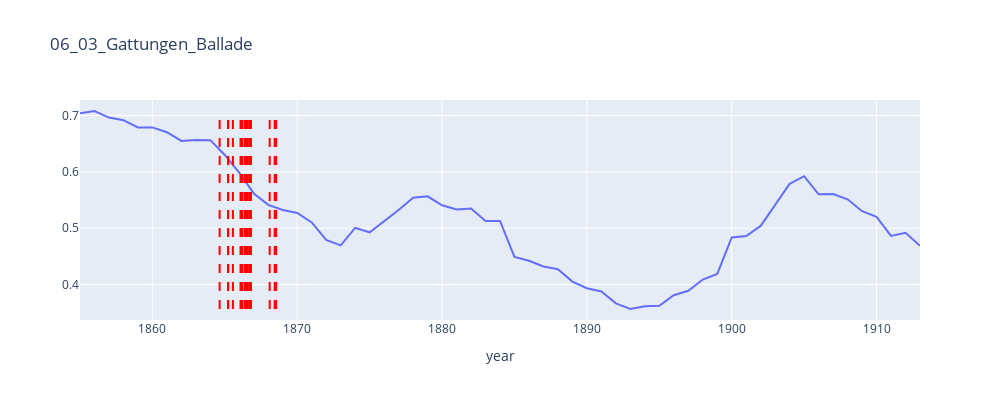
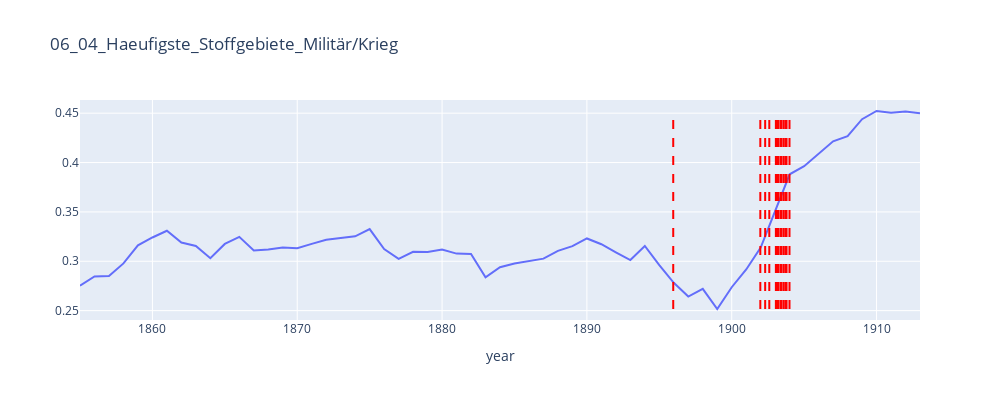
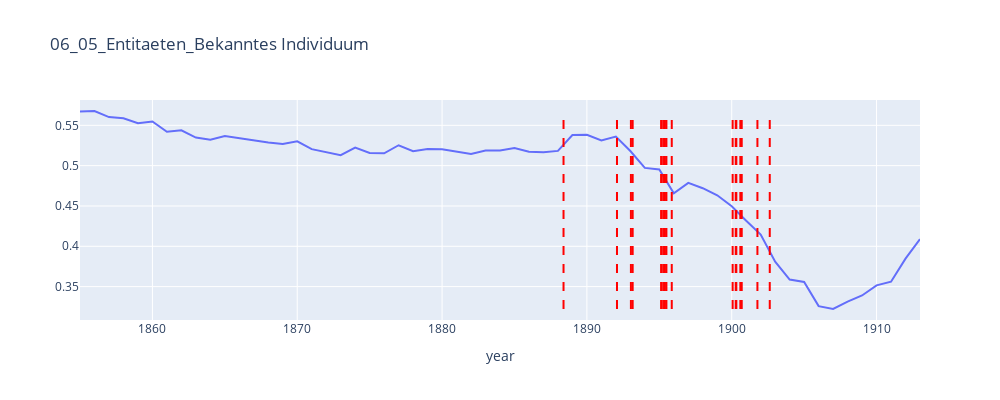
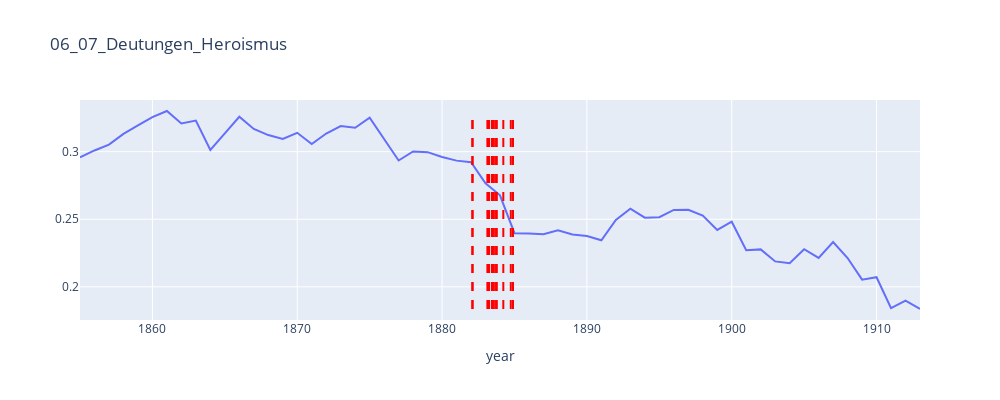

Source (notebook cell) for these figures, in order:
### Code cell
for example in examples:
    ts = ts_results[example]
    
    fig = px.line(
        ts,
        title=example,
        labels={'value': ''},
    )
    
    for algorithm_costfunction in results['algorithm_costfunction'].unique():
        changepoints = results.query("category == @example and algorithm_costfunction == @algorithm_costfunction")['changepoint'].tolist()
        changepoints = [x + np.random.rand() for x in changepoints]
        
        for year in changepoints:
            fig.add_trace(
                go.Scatter(
                    x=[year, year],
                    y=[ts.values.min(), ts.values.max()],
                    mode="lines",
                    line=dict(color = 'red', dash = "dash", width=2),
                    hoverinfo="text",
                    hovertext=f"{algorithm_costfunction}",
                    showlegend = False
                )
            )

    fig.update_layout(width=1000, height=400,showlegend=False)
    fig.show()

### Figure 1 — Plotly figure (JSON) as saved in the notebook; plotly's stock layout.template omitted (floating-point values rounded to 4 significant figures)
{"data": [{"hovertemplate": "variable=06_03_Gattungen_Ballade<br>year=%{x}<br>=%{y}<extra></extra>", "legendgroup": "06_03_Gattungen_Ballade", "line": {"color": "#636efa", "dash": "solid"}, "marker": {"symbol": "circle"}, "mode": "lines", "name": "06_03_Gattungen_Ballade", "orientation": "v", "showlegend": true, "type": "scatter", "x": [1855, 1856, 1857, 1858, 1859, 1860, 1861, 1862, 1863, 1864, 1865, 1866, 1867, 1868, 1869, 1870, 1871, 1872, 1873, 1874, 1875, 1876, 1877, 1878, 1879, 1880, 1881, 1882, 1883, 1884, 1885, 1886, 1887, 1888, 1889, 1890, 1891, 1892, 1893, 1894, 1895, 1896, 1897, 1898, 1899, 1900, 1901, 1902, 1903, 1904, 1905, 1906, 1907, 1908, 1909, 1910, 1911, 1912, 1913], "xaxis": "x", "y": [0.704, 0.7078, 0.6961, 0.6916, 0.6786, 0.6787, 0.6702, 0.6547, 0.6564, 0.6561, 0.6299, 0.5983, 0.5617, 0.5414, 0.5322, 0.527, 0.5102, 0.4792, 0.4696, 0.5006, 0.4927, 0.512, 0.5324, 0.554, 0.5566, 0.5407, 0.5332, 0.5351, 0.5129, 0.513, 0.4491, 0.4424, 0.4321, 0.4272, 0.4053, 0.3936, 0.3878, 0.3669, 0.3568, 0.3616, 0.3627, 0.3811, 0.3891, 0.409, 0.419, 0.4836, 0.486, 0.504, 0.5406, 0.5788, 0.5922, 0.5601, 0.5606, 0.5512, 0.5302, 0.5203, 0.4864, 0.492, 0.4689], "yaxis": "y"}, {"hoverinfo": "text", "hovertext": "dynp_l2", "line": {"color": "red", "dash": "dash", "width": 2}, "mode": "lines", "showlegend": false, "type": "scatter", "x": [1866.0, 1866.0], "y": [0.3568, 0.7078]}, {"hoverinfo": "text", "hovertext": "binseg_l2", "line": {"color": "red", "dash": "dash", "width": 2}, "mode": "lines", "showlegend": false, "type": "scatter", "x": [1866.0, 1866.0], "y": [0.3568, 0.7078]}, {"hoverinfo": "text", "hovertext": "bottom_up_l2", "line": {"color": "red", "dash": "dash", "width": 2}, "mode": "lines", "showlegend": false, "type": "scatter", "x": [1866.0, 1866.0], "y": [0.3568, 0.7078]}, {"hoverinfo": "text", "hovertext": "dynp_rbf", "line": {"color": "red", "dash": "dash", "width": 2}, "mode": "lines", "showlegend": false, "type": "scatter", "x": [1866.0, 1866.0], "y": [0.3568, 0.7078]}, {"hoverinfo": "text", "hovertext": "kernel_rbf", "line": {"color": "red", "dash": "dash", "width": 2}, "mode": "lines", "showlegend": false, "type": "scatter", "x": [1867.0, 1867.0], "y": [0.3568, 0.7078]}, {"hoverinfo": "text", "hovertext": "binseg_rbf", "line": {"color": "red", "dash": "dash", "width": 2}, "mode": "lines", "showlegend": false, "type": "scatter", "x": [1866.0, 1866.0], "y": [0.3568, 0.7078]}, {"hoverinfo": "text", "hovertext": "bottom_up_rbf", "line": {"color": "red", "dash": "dash", "width": 2}, "mode": "lines", "showlegend": false, "type": "scatter", "x": [1865.0, 1865.0], "y": [0.3568, 0.7078]}, {"hoverinfo": "text", "hovertext": "dynp_rank", "line": {"color": "red", "dash": "dash", "width": 2}, "mode": "lines", "showlegend": false, "type": "scatter", "x": [1868.0, 1868.0], "y": [0.3568, 0.7078]}, {"hoverinfo": "text", "hovertext": "binseg_rank", "line": {"color": "red", "dash": "dash", "width": 2}, "mode": "lines", "showlegend": false, "type": "scatter", "x": [1868.0, 1868.0], "y": [0.3568, 0.7078]}, {"hoverinfo": "text", "hovertext": "bottom_up_rank", "line": {"color": "red", "dash": "dash", "width": 2}, "mode": "lines", "showlegend": false, "type": "scatter", "x": [1869.0, 1869.0], "y": [0.3568, 0.7078]}, {"hoverinfo": "text", "hovertext": "dynp_normal", "line": {"color": "red", "dash": "dash", "width": 2}, "mode": "lines", "showlegend": false, "type": "scatter", "x": [1865.0, 1865.0], "y": [0.3568, 0.7078]}, {"hoverinfo": "text", "hovertext": "binseg_normal", "line": {"color": "red", "dash": "dash", "width": 2}, "mode": "lines", "showlegend": false, "type": "scatter", "x": [1866.0, 1866.0], "y": [0.3568, 0.7078]}, {"hoverinfo": "text", "hovertext": "bottom_up_normal", "line": {"color": "red", "dash": "dash", "width": 2}, "mode": "lines", "showlegend": false, "type": "scatter", "x": [1865.0, 1865.0], "y": [0.3568, 0.7078]}, {"hoverinfo": "text", "hovertext": "kernel_linear", "line": {"color": "red", "dash": "dash", "width": 2}, "mode": "lines", "showlegend": false, "type": "scatter", "x": [1867.0, 1867.0], "y": [0.3568, 0.7078]}, {"hoverinfo": "text", "hovertext": "dynp_l1", "line": {"color": "red", "dash": "dash", "width": 2}, "mode": "lines", "showlegend": false, "type": "scatter", "x": [1866.0, 1866.0], "y": [0.3568, 0.7078]}, {"hoverinfo": "text", "hovertext": "binseg_l1", "line": {"color": "red", "dash": "dash", "width": 2}, "mode": "lines", "showlegend": false, "type": "scatter", "x": [1867.0, 1867.0], "y": [0.3568, 0.7078]}, {"hoverinfo": "text", "hovertext": "bottom_up_l1", "line": {"color": "red", "dash": "dash", "width": 2}, "mode": "lines", "showlegend": false, "type": "scatter", "x": [1866.0, 1866.0], "y": [0.3568, 0.7078]}], "layout": {"height": 400, "legend": {"title": {"text": "variable"}, "tracegroupgap": 0}, "showlegend": false, "title": {"text": "06_03_Gattungen_Ballade"}, "width": 1000, "xaxis": {"anchor": "y", "domain": [0, 1], "title": {"text": "year"}}, "yaxis": {"anchor": "x", "domain": [0, 1], "title": {"text": ""}}}}

### Figure 2 — Plotly figure (JSON) as saved in the notebook; plotly's stock layout.template omitted (floating-point values rounded to 4 significant figures)
{"data": [{"hovertemplate": "variable=06_04_Haeufigste_Stoffgebiete_Militär/Krieg<br>year=%{x}<br>=%{y}<extra></extra>", "legendgroup": "06_04_Haeufigste_Stoffgebiete_Militär/Krieg", "line": {"color": "#636efa", "dash": "solid"}, "marker": {"symbol": "circle"}, "mode": "lines", "name": "06_04_Haeufigste_Stoffgebiete_Militär/Krieg", "orientation": "v", "showlegend": true, "type": "scatter", "x": [1855, 1856, 1857, 1858, 1859, 1860, 1861, 1862, 1863, 1864, 1865, 1866, 1867, 1868, 1869, 1870, 1871, 1872, 1873, 1874, 1875, 1876, 1877, 1878, 1879, 1880, 1881, 1882, 1883, 1884, 1885, 1886, 1887, 1888, 1889, 1890, 1891, 1892, 1893, 1894, 1895, 1896, 1897, 1898, 1899, 1900, 1901, 1902, 1903, 1904, 1905, 1906, 1907, 1908, 1909, 1910, 1911, 1912, 1913], "xaxis": "x", "y": [0.2753, 0.2847, 0.285, 0.2978, 0.3161, 0.3241, 0.3309, 0.3189, 0.3155, 0.3031, 0.3176, 0.3247, 0.3108, 0.3119, 0.3138, 0.3132, 0.3176, 0.3217, 0.3236, 0.3253, 0.3326, 0.3123, 0.3025, 0.3096, 0.3094, 0.3119, 0.3078, 0.3073, 0.2838, 0.294, 0.2978, 0.3002, 0.3027, 0.3106, 0.3154, 0.3231, 0.3173, 0.3091, 0.3012, 0.3155, 0.2962, 0.2782, 0.2643, 0.272, 0.2517, 0.2737, 0.2917, 0.3138, 0.3505, 0.3881, 0.3963, 0.4089, 0.4215, 0.4268, 0.4439, 0.4522, 0.4504, 0.4516, 0.45], "yaxis": "y"}, {"hoverinfo": "text", "hovertext": "dynp_l2", "line": {"color": "red", "dash": "dash", "width": 2}, "mode": "lines", "showlegend": false, "type": "scatter", "x": [1904.0, 1904.0], "y": [0.2517, 0.4522]}, {"hoverinfo": "text", "hovertext": "binseg_l2", "line": {"color": "red", "dash": "dash", "width": 2}, "mode": "lines", "showlegend": false, "type": "scatter", "x": [1903.0, 1903.0], "y": [0.2517, 0.4522]}, {"hoverinfo": "text", "hovertext": "bottom_up_l2", "line": {"color": "red", "dash": "dash", "width": 2}, "mode": "lines", "showlegend": false, "type": "scatter", "x": [1904.0, 1904.0], "y": [0.2517, 0.4522]}, {"hoverinfo": "text", "hovertext": "dynp_rbf", "line": {"color": "red", "dash": "dash", "width": 2}, "mode": "lines", "showlegend": false, "type": "scatter", "x": [1903.0, 1903.0], "y": [0.2517, 0.4522]}, {"hoverinfo": "text", "hovertext": "kernel_rbf", "line": {"color": "red", "dash": "dash", "width": 2}, "mode": "lines", "showlegend": false, "type": "scatter", "x": [1903.0, 1903.0], "y": [0.2517, 0.4522]}, {"hoverinfo": "text", "hovertext": "binseg_rbf", "line": {"color": "red", "dash": "dash", "width": 2}, "mode": "lines", "showlegend": false, "type": "scatter", "x": [1904.0, 1904.0], "y": [0.2517, 0.4522]}, {"hoverinfo": "text", "hovertext": "bottom_up_rbf", "line": {"color": "red", "dash": "dash", "width": 2}, "mode": "lines", "showlegend": false, "type": "scatter", "x": [1896.0, 1896.0], "y": [0.2517, 0.4522]}, {"hoverinfo": "text", "hovertext": "dynp_rank", "line": {"color": "red", "dash": "dash", "width": 2}, "mode": "lines", "showlegend": false, "type": "scatter", "x": [1903.0, 1903.0], "y": [0.2517, 0.4522]}, {"hoverinfo": "text", "hovertext": "binseg_rank", "line": {"color": "red", "dash": "dash", "width": 2}, "mode": "lines", "showlegend": false, "type": "scatter", "x": [1902.0, 1902.0], "y": [0.2517, 0.4522]}, {"hoverinfo": "text", "hovertext": "bottom_up_rank", "line": {"color": "red", "dash": "dash", "width": 2}, "mode": "lines", "showlegend": false, "type": "scatter", "x": [1902.0, 1902.0], "y": [0.2517, 0.4522]}, {"hoverinfo": "text", "hovertext": "dynp_normal", "line": {"color": "red", "dash": "dash", "width": 2}, "mode": "lines", "showlegend": false, "type": "scatter", "x": [1904.0, 1904.0], "y": [0.2517, 0.4522]}, {"hoverinfo": "text", "hovertext": "binseg_normal", "line": {"color": "red", "dash": "dash", "width": 2}, "mode": "lines", "showlegend": false, "type": "scatter", "x": [1904.0, 1904.0], "y": [0.2517, 0.4522]}, {"hoverinfo": "text", "hovertext": "bottom_up_normal", "line": {"color": "red", "dash": "dash", "width": 2}, "mode": "lines", "showlegend": false, "type": "scatter", "x": [1904.0, 1904.0], "y": [0.2517, 0.4522]}, {"hoverinfo": "text", "hovertext": "kernel_linear", "line": {"color": "red", "dash": "dash", "width": 2}, "mode": "lines", "showlegend": false, "type": "scatter", "x": [1903.0, 1903.0], "y": [0.2517, 0.4522]}, {"hoverinfo": "text", "hovertext": "dynp_l1", "line": {"color": "red", "dash": "dash", "width": 2}, "mode": "lines", "showlegend": false, "type": "scatter", "x": [1903.0, 1903.0], "y": [0.2517, 0.4522]}, {"hoverinfo": "text", "hovertext": "binseg_l1", "line": {"color": "red", "dash": "dash", "width": 2}, "mode": "lines", "showlegend": false, "type": "scatter", "x": [1903.0, 1903.0], "y": [0.2517, 0.4522]}, {"hoverinfo": "text", "hovertext": "bottom_up_l1", "line": {"color": "red", "dash": "dash", "width": 2}, "mode": "lines", "showlegend": false, "type": "scatter", "x": [1903.0, 1903.0], "y": [0.2517, 0.4522]}], "layout": {"height": 400, "legend": {"title": {"text": "variable"}, "tracegroupgap": 0}, "showlegend": false, "title": {"text": "06_04_Haeufigste_Stoffgebiete_Militär/Krieg"}, "width": 1000, "xaxis": {"anchor": "y", "domain": [0, 1], "title": {"text": "year"}}, "yaxis": {"anchor": "x", "domain": [0, 1], "title": {"text": ""}}}}

### Figure 3 — Plotly figure (JSON) as saved in the notebook; plotly's stock layout.template omitted (floating-point values rounded to 4 significant figures)
{"data": [{"hovertemplate": "variable=06_05_Entitaeten_Bekanntes Individuum<br>year=%{x}<br>=%{y}<extra></extra>", "legendgroup": "06_05_Entitaeten_Bekanntes Individuum", "line": {"color": "#636efa", "dash": "solid"}, "marker": {"symbol": "circle"}, "mode": "lines", "name": "06_05_Entitaeten_Bekanntes Individuum", "orientation": "v", "showlegend": true, "type": "scatter", "x": [1855, 1856, 1857, 1858, 1859, 1860, 1861, 1862, 1863, 1864, 1865, 1866, 1867, 1868, 1869, 1870, 1871, 1872, 1873, 1874, 1875, 1876, 1877, 1878, 1879, 1880, 1881, 1882, 1883, 1884, 1885, 1886, 1887, 1888, 1889, 1890, 1891, 1892, 1893, 1894, 1895, 1896, 1897, 1898, 1899, 1900, 1901, 1902, 1903, 1904, 1905, 1906, 1907, 1908, 1909, 1910, 1911, 1912, 1913], "xaxis": "x", "y": [0.5673, 0.5678, 0.5602, 0.5588, 0.5526, 0.5547, 0.5419, 0.5437, 0.5349, 0.5322, 0.5367, 0.5338, 0.5317, 0.5287, 0.527, 0.5301, 0.5205, 0.517, 0.5129, 0.5224, 0.5158, 0.5153, 0.5253, 0.5178, 0.5205, 0.5204, 0.517, 0.5143, 0.5188, 0.5188, 0.5219, 0.5173, 0.5167, 0.5183, 0.538, 0.5382, 0.5312, 0.536, 0.5181, 0.4972, 0.4952, 0.4657, 0.4786, 0.472, 0.4632, 0.4497, 0.4317, 0.4145, 0.381, 0.3588, 0.3558, 0.3258, 0.3222, 0.3313, 0.339, 0.3515, 0.3561, 0.3847, 0.4088], "yaxis": "y"}, {"hoverinfo": "text", "hovertext": "dynp_l2", "line": {"color": "red", "dash": "dash", "width": 2}, "mode": "lines", "showlegend": false, "type": "scatter", "x": [1900.0, 1900.0], "y": [0.3222, 0.5678]}, {"hoverinfo": "text", "hovertext": "binseg_l2", "line": {"color": "red", "dash": "dash", "width": 2}, "mode": "lines", "showlegend": false, "type": "scatter", "x": [1900.0, 1900.0], "y": [0.3222, 0.5678]}, {"hoverinfo": "text", "hovertext": "bottom_up_l2", "line": {"color": "red", "dash": "dash", "width": 2}, "mode": "lines", "showlegend": false, "type": "scatter", "x": [1903.0, 1903.0], "y": [0.3222, 0.5678]}, {"hoverinfo": "text", "hovertext": "dynp_rbf", "line": {"color": "red", "dash": "dash", "width": 2}, "mode": "lines", "showlegend": false, "type": "scatter", "x": [1895.0, 1895.0], "y": [0.3222, 0.5678]}, {"hoverinfo": "text", "hovertext": "kernel_rbf", "line": {"color": "red", "dash": "dash", "width": 2}, "mode": "lines", "showlegend": false, "type": "scatter", "x": [1895.0, 1895.0], "y": [0.3222, 0.5678]}, {"hoverinfo": "text", "hovertext": "binseg_rbf", "line": {"color": "red", "dash": "dash", "width": 2}, "mode": "lines", "showlegend": false, "type": "scatter", "x": [1895.0, 1895.0], "y": [0.3222, 0.5678]}, {"hoverinfo": "text", "hovertext": "bottom_up_rbf", "line": {"color": "red", "dash": "dash", "width": 2}, "mode": "lines", "showlegend": false, "type": "scatter", "x": [1896.0, 1896.0], "y": [0.3222, 0.5678]}, {"hoverinfo": "text", "hovertext": "dynp_rank", "line": {"color": "red", "dash": "dash", "width": 2}, "mode": "lines", "showlegend": false, "type": "scatter", "x": [1893.0, 1893.0], "y": [0.3222, 0.5678]}, {"hoverinfo": "text", "hovertext": "binseg_rank", "line": {"color": "red", "dash": "dash", "width": 2}, "mode": "lines", "showlegend": false, "type": "scatter", "x": [1893.0, 1893.0], "y": [0.3222, 0.5678]}, {"hoverinfo": "text", "hovertext": "bottom_up_rank", "line": {"color": "red", "dash": "dash", "width": 2}, "mode": "lines", "showlegend": false, "type": "scatter", "x": [1892.0, 1892.0], "y": [0.3222, 0.5678]}, {"hoverinfo": "text", "hovertext": "dynp_normal", "line": {"color": "red", "dash": "dash", "width": 2}, "mode": "lines", "showlegend": false, "type": "scatter", "x": [1895.0, 1895.0], "y": [0.3222, 0.5678]}, {"hoverinfo": "text", "hovertext": "binseg_normal", "line": {"color": "red", "dash": "dash", "width": 2}, "mode": "lines", "showlegend": false, "type": "scatter", "x": [1895.0, 1895.0], "y": [0.3222, 0.5678]}, {"hoverinfo": "text", "hovertext": "bottom_up_normal", "line": {"color": "red", "dash": "dash", "width": 2}, "mode": "lines", "showlegend": false, "type": "scatter", "x": [1888.0, 1888.0], "y": [0.3222, 0.5678]}, {"hoverinfo": "text", "hovertext": "kernel_linear", "line": {"color": "red", "dash": "dash", "width": 2}, "mode": "lines", "showlegend": false, "type": "scatter", "x": [1901.0, 1901.0], "y": [0.3222, 0.5678]}, {"hoverinfo": "text", "hovertext": "dynp_l1", "line": {"color": "red", "dash": "dash", "width": 2}, "mode": "lines", "showlegend": false, "type": "scatter", "x": [1900.0, 1900.0], "y": [0.3222, 0.5678]}, {"hoverinfo": "text", "hovertext": "binseg_l1", "line": {"color": "red", "dash": "dash", "width": 2}, "mode": "lines", "showlegend": false, "type": "scatter", "x": [1901.0, 1901.0], "y": [0.3222, 0.5678]}, {"hoverinfo": "text", "hovertext": "bottom_up_l1", "line": {"color": "red", "dash": "dash", "width": 2}, "mode": "lines", "showlegend": false, "type": "scatter", "x": [1902.0, 1902.0], "y": [0.3222, 0.5678]}], "layout": {"height": 400, "legend": {"title": {"text": "variable"}, "tracegroupgap": 0}, "showlegend": false, "title": {"text": "06_05_Entitaeten_Bekanntes Individuum"}, "width": 1000, "xaxis": {"anchor": "y", "domain": [0, 1], "title": {"text": "year"}}, "yaxis": {"anchor": "x", "domain": [0, 1], "title": {"text": ""}}}}

### Figure 4 — Plotly figure (JSON) as saved in the notebook; plotly's stock layout.template omitted (floating-point values rounded to 4 significant figures)
{"data": [{"hovertemplate": "variable=06_07_Deutungen_Heroismus<br>year=%{x}<br>=%{y}<extra></extra>", "legendgroup": "06_07_Deutungen_Heroismus", "line": {"color": "#636efa", "dash": "solid"}, "marker": {"symbol": "circle"}, "mode": "lines", "name": "06_07_Deutungen_Heroismus", "orientation": "v", "showlegend": true, "type": "scatter", "x": [1855, 1856, 1857, 1858, 1859, 1860, 1861, 1862, 1863, 1864, 1865, 1866, 1867, 1868, 1869, 1870, 1871, 1872, 1873, 1874, 1875, 1876, 1877, 1878, 1879, 1880, 1881, 1882, 1883, 1884, 1885, 1886, 1887, 1888, 1889, 1890, 1891, 1892, 1893, 1894, 1895, 1896, 1897, 1898, 1899, 1900, 1901, 1902, 1903, 1904, 1905, 1906, 1907, 1908, 1909, 1910, 1911, 1912, 1913], "xaxis": "x", "y": [0.2958, 0.3009, 0.3052, 0.3132, 0.3194, 0.3256, 0.3301, 0.3209, 0.323, 0.3012, 0.3136, 0.3258, 0.3168, 0.3123, 0.3095, 0.314, 0.3057, 0.3135, 0.3189, 0.3177, 0.3251, 0.3091, 0.2935, 0.3002, 0.2997, 0.2961, 0.2934, 0.2922, 0.2766, 0.2677, 0.2397, 0.2394, 0.2389, 0.2419, 0.2388, 0.2376, 0.2345, 0.2495, 0.2578, 0.2511, 0.2515, 0.2569, 0.257, 0.2528, 0.2421, 0.2482, 0.2271, 0.2277, 0.2188, 0.2175, 0.2278, 0.2214, 0.2331, 0.2213, 0.2053, 0.2071, 0.1842, 0.1898, 0.1836], "yaxis": "y"}, {"hoverinfo": "text", "hovertext": "dynp_l2", "line": {"color": "red", "dash": "dash", "width": 2}, "mode": "lines", "showlegend": false, "type": "scatter", "x": [1884.0, 1884.0], "y": [0.1836, 0.3301]}, {"hoverinfo": "text", "hovertext": "binseg_l2", "line": {"color": "red", "dash": "dash", "width": 2}, "mode": "lines", "showlegend": false, "type": "scatter", "x": [1883.0, 1883.0], "y": [0.1836, 0.3301]}, {"hoverinfo": "text", "hovertext": "bottom_up_l2", "line": {"color": "red", "dash": "dash", "width": 2}, "mode": "lines", "showlegend": false, "type": "scatter", "x": [1884.0, 1884.0], "y": [0.1836, 0.3301]}, {"hoverinfo": "text", "hovertext": "dynp_rbf", "line": {"color": "red", "dash": "dash", "width": 2}, "mode": "lines", "showlegend": false, "type": "scatter", "x": [1883.0, 1883.0], "y": [0.1836, 0.3301]}, {"hoverinfo": "text", "hovertext": "kernel_rbf", "line": {"color": "red", "dash": "dash", "width": 2}, "mode": "lines", "showlegend": false, "type": "scatter", "x": [1884.0, 1884.0], "y": [0.1836, 0.3301]}, {"hoverinfo": "text", "hovertext": "binseg_rbf", "line": {"color": "red", "dash": "dash", "width": 2}, "mode": "lines", "showlegend": false, "type": "scatter", "x": [1884.0, 1884.0], "y": [0.1836, 0.3301]}, {"hoverinfo": "text", "hovertext": "bottom_up_rbf", "line": {"color": "red", "dash": "dash", "width": 2}, "mode": "lines", "showlegend": false, "type": "scatter", "x": [1885.0, 1885.0], "y": [0.1836, 0.3301]}, {"hoverinfo": "text", "hovertext": "dynp_rank", "line": {"color": "red", "dash": "dash", "width": 2}, "mode": "lines", "showlegend": false, "type": "scatter", "x": [1883.0, 1883.0], "y": [0.1836, 0.3301]}, {"hoverinfo": "text", "hovertext": "binseg_rank", "line": {"color": "red", "dash": "dash", "width": 2}, "mode": "lines", "showlegend": false, "type": "scatter", "x": [1885.0, 1885.0], "y": [0.1836, 0.3301]}, {"hoverinfo": "text", "hovertext": "bottom_up_rank", "line": {"color": "red", "dash": "dash", "width": 2}, "mode": "lines", "showlegend": false, "type": "scatter", "x": [1884.0, 1884.0], "y": [0.1836, 0.3301]}, {"hoverinfo": "text", "hovertext": "dynp_normal", "line": {"color": "red", "dash": "dash", "width": 2}, "mode": "lines", "showlegend": false, "type": "scatter", "x": [1882.0, 1882.0], "y": [0.1836, 0.3301]}, {"hoverinfo": "text", "hovertext": "binseg_normal", "line": {"color": "red", "dash": "dash", "width": 2}, "mode": "lines", "showlegend": false, "type": "scatter", "x": [1882.0, 1882.0], "y": [0.1836, 0.3301]}, {"hoverinfo": "text", "hovertext": "bottom_up_normal", "line": {"color": "red", "dash": "dash", "width": 2}, "mode": "lines", "showlegend": false, "type": "scatter", "x": [1883.0, 1883.0], "y": [0.1836, 0.3301]}, {"hoverinfo": "text", "hovertext": "kernel_linear", "line": {"color": "red", "dash": "dash", "width": 2}, "mode": "lines", "showlegend": false, "type": "scatter", "x": [1884.0, 1884.0], "y": [0.1836, 0.3301]}, {"hoverinfo": "text", "hovertext": "dynp_l1", "line": {"color": "red", "dash": "dash", "width": 2}, "mode": "lines", "showlegend": false, "type": "scatter", "x": [1883.0, 1883.0], "y": [0.1836, 0.3301]}, {"hoverinfo": "text", "hovertext": "binseg_l1", "line": {"color": "red", "dash": "dash", "width": 2}, "mode": "lines", "showlegend": false, "type": "scatter", "x": [1883.0, 1883.0], "y": [0.1836, 0.3301]}, {"hoverinfo": "text", "hovertext": "bottom_up_l1", "line": {"color": "red", "dash": "dash", "width": 2}, "mode": "lines", "showlegend": false, "type": "scatter", "x": [1883.0, 1883.0], "y": [0.1836, 0.3301]}], "layout": {"height": 400, "legend": {"title": {"text": "variable"}, "tracegroupgap": 0}, "showlegend": false, "title": {"text": "06_07_Deutungen_Heroismus"}, "width": 1000, "xaxis": {"anchor": "y", "domain": [0, 1], "title": {"text": "year"}}, "yaxis": {"anchor": "x", "domain": [0, 1], "title": {"text": ""}}}}
